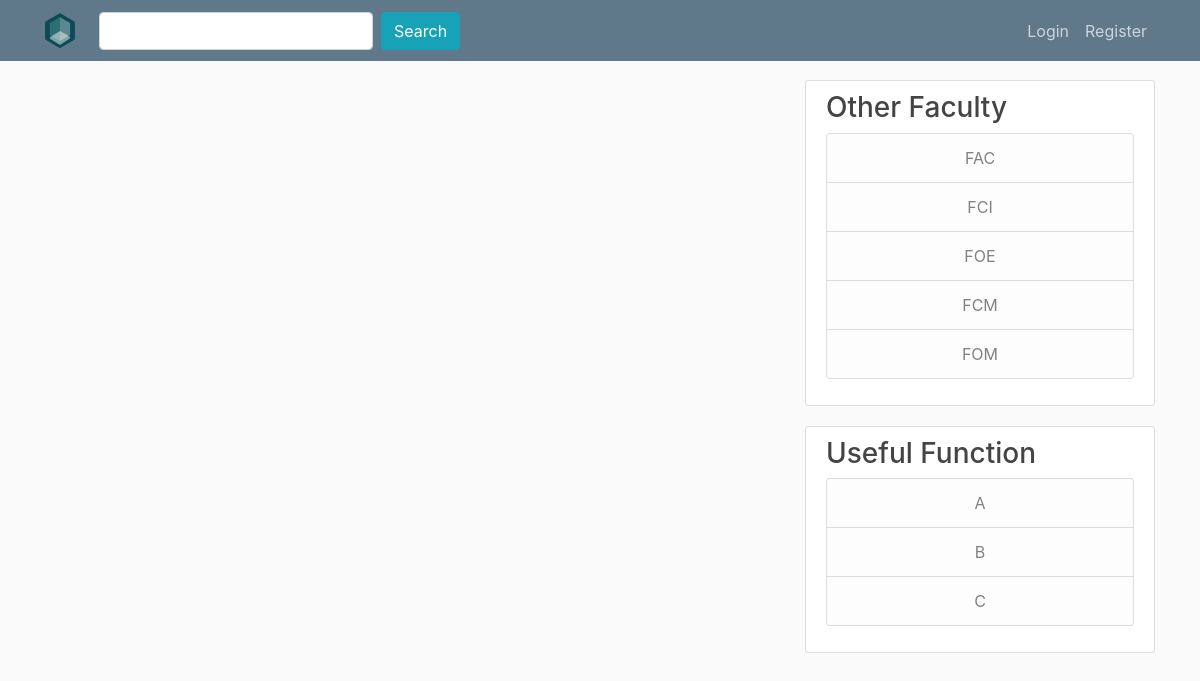
The page /QnA/ on the database as committed earlier.
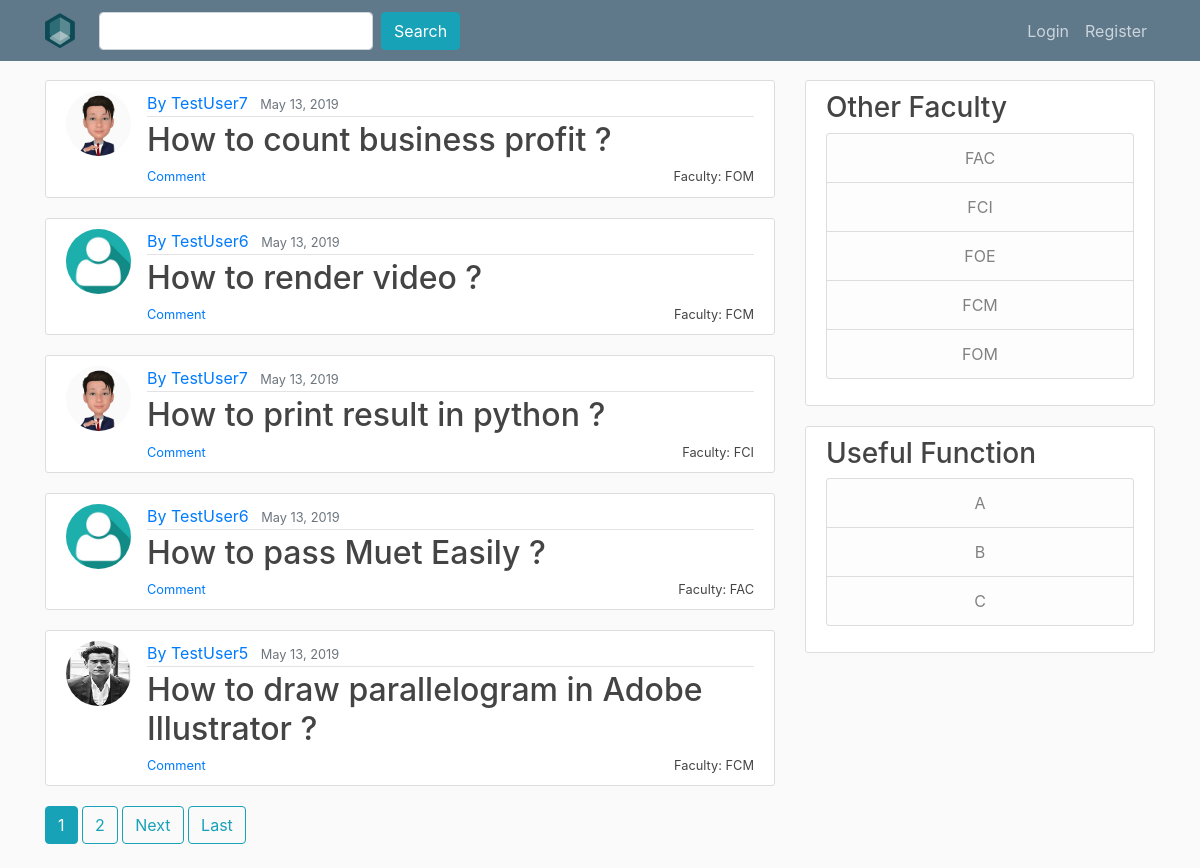
The same page on the database as committed later.
### QnA/models.py (models this page shows, shortened)
class question (models.Model):
    title = models.CharField(max_length=100) #use charfield to limit user input
    liked_by = models.ManyToManyField(User,related_name='liked_by_question',blank = True)
    like = models.IntegerField(default=0)
    content = models.TextField() #use TextField if there is no limit for the content
    date_published = models.DateTimeField(default=timezone.now) #auto-select the current time
    category = models.ForeignKey(category,on_delete=models.CASCADE)
    author = models.ForeignKey(User, on_delete=models.CASCADE) #if the user is deleted the question will be deleted

class category (models.Model):
    category = models.CharField(max_length=100)
    slug = models.SlugField(max_length=100,unique=True)
    def get_absolute_url(self):
        return reverse('category',args=[self.slug])
    def __str__(self):
        return self.category

### users/models.py (models this page shows, shortened)
class Profile(models.Model):
    user = models.OneToOneField(User, on_delete=models.CASCADE)
    image = models.ImageField(default="default.png", upload_to="profile_pics")

### QnA/views.py (the view)
# urls.py: path("QnA/", QuestionListView.as_view(), name="qna"),
class QuestionListView(ListView):
    model = question
    template_name = 'QnA/question.html'
    context_object_name = 'question'
    ordering = ['-date_published']
    paginate_by = 5

### QnA/templates/QnA/question.html (shortened to what this page needs)
{% extends "QnA/base.html" %}
{% load crispy_forms_tags %}
{% block content %}
	{% for question in question %}
		<article class="media content-section">
		  <img class="rounded-circle article-img" src="{{ question.author.profile.image.url }}">
		  <div class="media-body">
		    <div class="article-metadata">
		      <a class="mr-2" href="{% url 'user-profile' question.author.username %}" >By {{ question.author }}</a>
		      <small class="text-muted">{{ question.date_published|date:"F d, Y" }}</small>
		    </div>
				<h2><a class="article-title" style="display : inline" href="{% url 'question-detail' question.pk %}" >{{ question.title }}</a></h2>
				<a href="{{ question.category.get_absolute_url}}"><small class="article-title" style="float: right" >Faculty: {{ question.category }}</small></a>
				<small class="article-title" style="float: left" ><a href="{% url 'question-detail' question.pk %}">Comment</a></small>
		  </div>
		</article>
	{% endfor %}
	{% if is_paginated %}
		{% for num in page_obj.paginator.page_range %}
			{% if page_obj.number == num %}
				<a class="btn btn-info mb-4" href="?page={{ num }}">{{ num }}</a>
			{% elif num > page_obj.number|add:'-3' and num < page_obj.number|add:'3'%}
				<a class="btn btn-outline-info mb-4" href="?page={{ num }}">{{ num }}</a>
			{% endif %}
		{% endfor %}
		{% if page_obj.has_next %}
			<a class="btn btn-outline-info mb-4" href="?page={{ page_obj.next_page_number }}">Next</a>
			<a class="btn btn-outline-info mb-4" href="?page={{ page_obj.paginator.num_pages}}">Last</a>
		{% endif %}
	{% endif %}
{% endblock %}

### QnA/templates/QnA/base.html (shortened to what this page needs)
{% load static %}
<!DOCTYPE html>
<html>
<head>
    <link rel="stylesheet" href="https://stackpath.bootstrapcdn.com/bootstrap/4.3.1/css/bootstrap.min.css">
		<link rel="stylesheet" type="text/css" href="{% static 'QnA/base.css' %}">
</head>
<body>
	<header class="site-header">
	  <nav class="navbar navbar-expand-md bg-steel fixed-top">
	    <div class="container">
				{% if user.is_authenticated %}
				<a class="navbar-brand mr-4" href="{% url 'qna' %}"><img src="{% static 'Image/logo.png' %}"/></a>
				{% else %}
				<a class="navbar-brand mr-4" href="{% url 'home' %}"><img src="{% static 'Image/logo.png' %}"/></a>
				{% endif %}
	      <div class="collapse navbar-collapse" id="navbarToggle">
	        <div class="navbar-nav mr-auto">
						<form class="form-inline" action="/search/" method="get">
								<input class="form-control mr-sm-2" type="text" name="search">
								<button class="btn btn-info" type="submit">
										 Search
								</button>
						</form>
	        </div>
	        </div>
	        <div class="navbar-nav">
	          {% if user.is_authenticated %}
						<a class="nav-item nav-link" href="{% url 'profile' %}"><img class="rounded-circle article-img" style="width:30px;height:30px"src="{{ user.profile.image.url }}">Profile</a>
						<a class="nav-item nav-link" href="{% url 'new-question' %}"><span class="glyphicon glyphicon-user"></span>New Post</a>
						<a class="nav-item nav-link" href="{% url 'logout' %}">Logout</a>
	          {% else %}
	         	 <a class="nav-item nav-link" href="{% url 'login' %}">Login</a>
	             <a class="nav-item nav-link" href="{% url 'register' %}">Register</a>
	          {% endif %}
	        </div>
	      </div>
	  </nav>
	</header>
	<main role="main" class="container">
	  <div class="row">
	    <div class="col-md-8">
	      {% block content %}{% endblock %}
	    </div>
	    <div class="col-md-4">
	      <div class="content-section">
	        <h3>Other Faculty</h3>
						<ul class="list-group" style="text-align:center">
	            <a class="list-group-item list-group-item-light" href="/category/fac/">FAC</a>
	            <a class="list-group-item list-group-item-light" href="/category/fci/">FCI</a>
	            <a class="list-group-item list-group-item-light" href="/category/foe/">FOE</a>
							<a class="list-group-item list-group-item-light" href="/category/fcm/">FCM</a>
							<a class="list-group-item list-group-item-light" href="/category/fom/">FOM</a>
	          </ul>
				</div>
				<div class="col-md-15">
					<div class="content-section">
						<h3>Useful Function</h3>
							<ul class="list-group" style="text-align:center">
								<a class="list-group-item list-group-item-light" href="#">A</a>
								<a class="list-group-item list-group-item-light" href="#">B</a>
								<a class="list-group-item list-group-item-light" href="#">C</a>
							</ul>
					</div>
				</div>
	  </div>
	</main>
</body>
</html>

### QnA/static/QnA/base.css (style rules this page uses)
body { background: #fafafa; color: #333333; margin-top: 5rem; }
h1, h2, h3, h4, h5, h6 { color: #444444; }
ul { margin: 0; }
.bg-steel { background-color: #5f788a; }
.site-header .navbar-nav .nav-link { color: #cbd5db; }
.content-section { background: #ffffff; padding: 10px 20px; border: 1px solid #dddddd; border-radius: 3px; margin-bottom: 20px; }
.article-title { color: #444444; }
.article-img { height: 65px; width: 65px; margin-right: 16px; }
.article-metadata { padding-bottom: 1px; margin-bottom: 4px; border-bottom: 1px solid #e3e3e3 }

Rows that differ between the two databases and show on the page:
added question: author.profile.image (picture), author "TestUser7", date_published "May 13, 2019", title "How to count business profit ?", category "FOM"
added question: author.profile.image (placeholder picture), author "TestUser6", date_published "May 13, 2019", title "How to render video ?", category "FCM"
added question: author.profile.image (picture), author "TestUser7", date_published "May 13, 2019", title "How to print result in python ?", category "FCI"
added question: author.profile.image (placeholder picture), author "TestUser6", date_published "May 13, 2019", title "How to pass Muet Easily ?", category "FAC"
added question: author.profile.image (picture), author "TestUser5", date_published "May 13, 2019", title "How to draw parallelogram in Adobe Illustrator ?", category "FCM"
Other text that changed with them:
new list line: "1"
new list line: "2"
text now shown: "Next Last"
